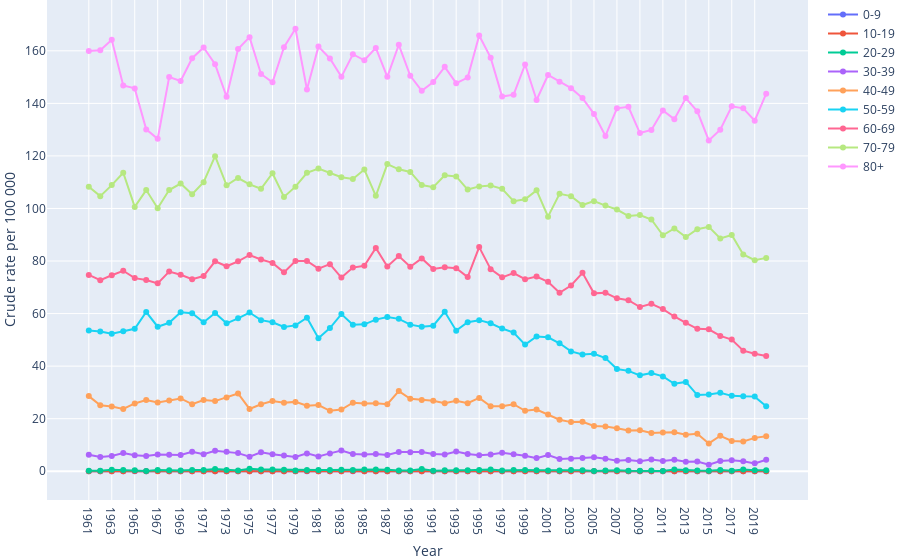

Notebook code cell kept with this figure:
### Code cell
import plotly.graph_objects as go
import plotly.express as px
import pandas as pd
import numpy as np


# load cancer data
data = pd.read_csv("../data/NCdata-trends-total-pop(578+246+208+352+752)-can(180)-mortality-females-age(0-84)-y(1943-2020).csv", header=0, index_col=0)
data = data.T

print(data)

figures = []
for country in data.columns:
    figures.append(
        go.Scatter(
            name=country,
            x=data.index,
            y=data[country],
            mode='markers+lines',
            showlegend=True,
        )
    )

layout = go.Layout(
    xaxis=dict(title="Year"),
    yaxis=dict(title="Mortality crude rate per 100 000")
)

fig = go.Figure(figures, layout=layout)
fig.update_layout(
    margin=go.layout.Margin(
        l=0, #left margin
        r=0, #right margin
        b=0, #bottom margin
        t=0  #top margin
    )
)

fig.show()#renderer="colab")
fig.write_image("bc_mortality_over_time_age_groups.svg")
